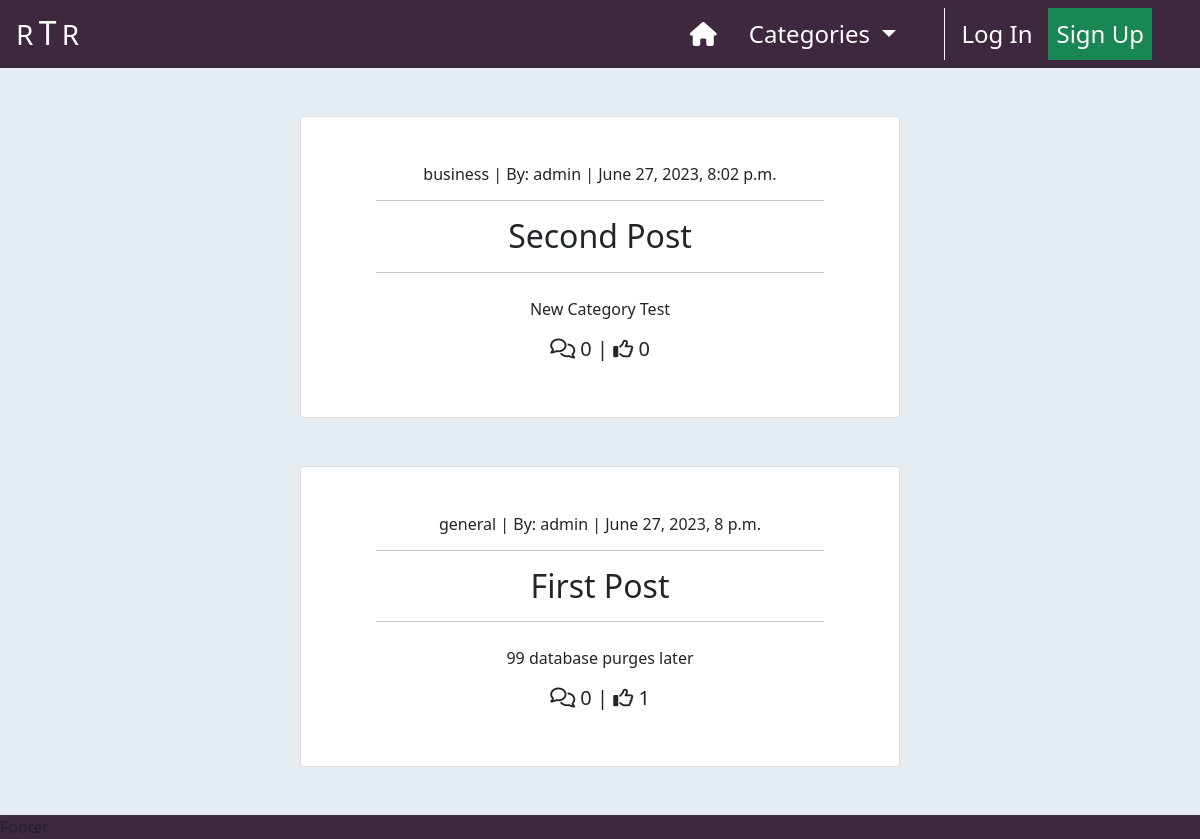
The app's page /, older data.
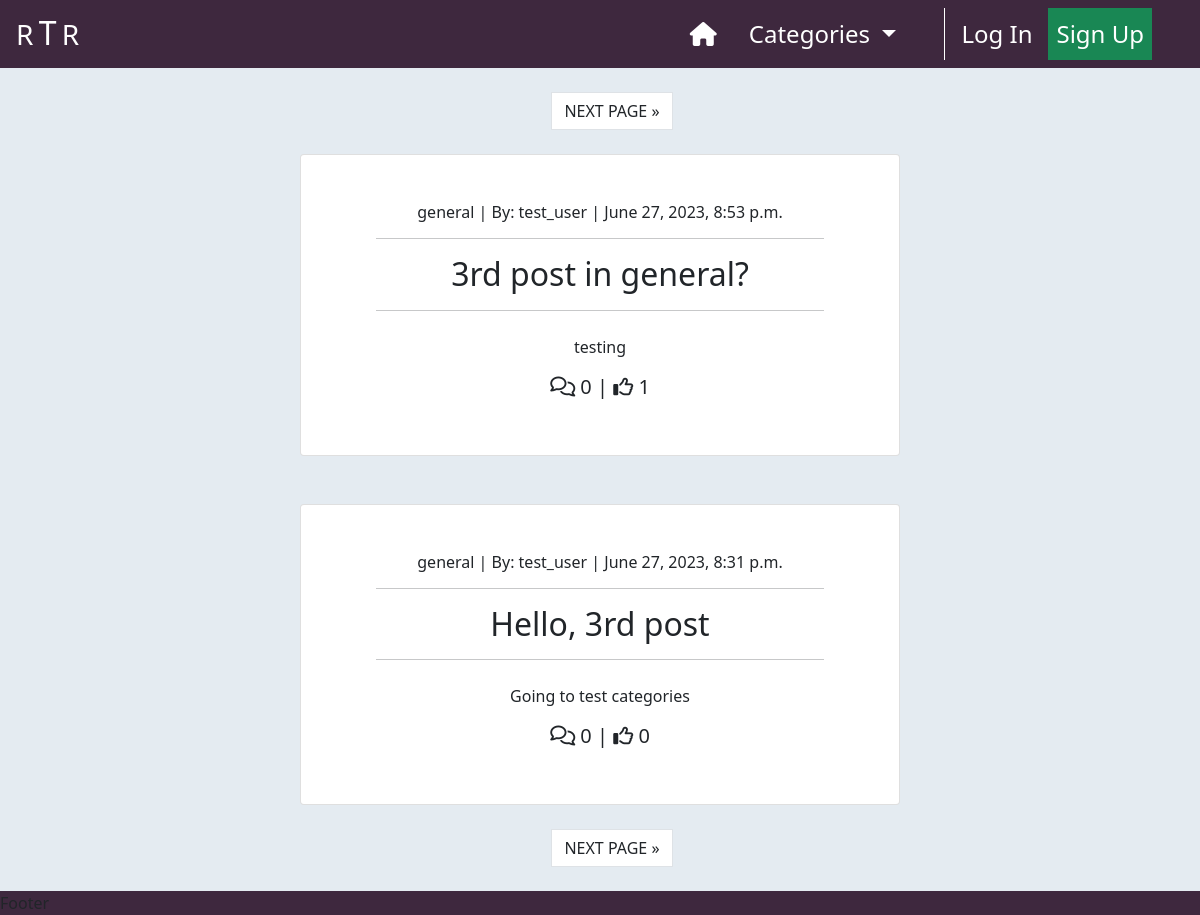
The same page, newer data.
### newssite/models.py (models this page shows, shortened)
class Post(models.Model):
    title = models.CharField(max_length=200, unique=True)
    slug = models.SlugField(max_length=200, unique=True, blank=True)
    author = models.ForeignKey(
        User,
        on_delete=models.CASCADE,
        related_name='posts'
    )
    updated_on_date = models.DateTimeField(auto_now=True)
    excerpt = models.TextField(max_length=300, blank=True)
    content = models.TextField()
    category = models.ForeignKey(
        Category,
        max_length=30,
        null=True,
        blank=True,
        on_delete=models.SET_NULL
    )
    featured_image = CloudinaryField('image', default='placeholder')
    created_on = models.DateTimeField(auto_now_add=True)
    status = models.IntegerField(choices=STATUS, default=1)
    likes = models.ManyToManyField(User, related_name='likes', blank=True)
    class Meta:
        ordering = ['-created_on']

class Category(models.Model):
    class Meta:
        verbose_name_plural = 'Categories'
    friendly_name = models.CharField(max_length=254)
    name = models.CharField(max_length=254, null=True, blank=True)
    def __str__(self):
        return self.name

### newssite/views.py (the view)
# urls.py: path('', views.PostList.as_view(), name="index"),
class PostList(ListView):
    model = Post
    ordering = ['-created_on']
    template_name = "newssite/index.html"
    paginate_by = 2
    def get_queryset(self):
        category = self.request.GET.get('category')
        if category is not None:
            return Post.objects.filter(
                    category=category
                   ).order_by('-created_on')
        else:
            return Post.objects.all().order_by('-created_on')
    def get_context_data(self, **kwargs):
        context = super().get_context_data(**kwargs)
        context["category"] = self.request.GET.get('category', None)
        return context

### newssite/context_processors.py (called while the page is built)
def categories(request):
    return {
        'categories': Category.objects.all()
    }

### newssite/templates/newssite/index.html (shortened to what this page needs)
{% extends "base.html" %}
{% load static %}
{% block content %}
    <div class="container-fluid p-0">
        {% if is_paginated %}
            <nav aria-label="Upper page navigation">
                <ul class="pagination justify-content-center mt-4">
                    {% if page_obj.has_next %}
                        <li>
                            <a href="?page={{ page_obj.next_page_number }}{% if category != None %}&category={{ category }}{% endif %}"
                               class="page-link text-dark ms-4">
                                NEXT PAGE &raquo;
                            </a>
                        </li>
                    {% endif %}
                </ul>
            </nav>
        {% endif %}
        <div class="row g-0">
            <div class="col-md-8 col-lg-6 offset-md-2 offset-lg-3 text-center">
                {% for post in post_list %}
                    <div class="card card-border {% if is_paginated and forloop.first %}
                                                    mt-2
                                                 {% else %}
                                                    mt-5
                                                {% endif %}
                                                {% if forloop.last and not is_paginated %}
                                                    mb-5
                                                {% endif %}">
                        <a href="{% url 'post_detail' post.slug %}"
                            class="post-detail-link d-block my-5 text-dark text-decoration-none">
                            <h6>{{ post.category.name }} | By: {{ post.author | safe }}
                                <span class="post-date"> | {{ post.created_on }}</span>
                            </h6>
                            <hr class="w-75" style="margin-left: 12.5%;">
                            <h2 class="card-title">
                                {{ post.title }}
                            </h2>
                            <hr class="w-75" style="margin-left: 12.5%;">
                            {% if post.excerpt %}
                                <p class="mt-4 mx-2">{{ post.excerpt }}</p>
                            {% endif %}
                            <h5>
                                <span><i class="fa-regular fa-comments"></i> {{ post.comments.count }}</span> |
                                <span><i class="fa-regular fa-thumbs-up"></i> {{ post.likes.count }}</span>
                            </h5>
                        </a>
                    </div>
                {% endfor %}
                {% if is_paginated %}
                    <nav aria-label="Upper page navigation">
                        <ul class="pagination justify-content-center mt-4 mb-4">
                            {% if page_obj.has_next %}
                                <li>
                                    <a href="?page={{ page_obj.next_page_number }}{% if category != None %}&category={{ category }}{% endif %}"
                                       class="page-link text-dark ms-4">
                                        NEXT PAGE &raquo;
                                    </a>
                                </li>
                            {% endif %}
                        </ul>
                    </nav>
                {% endif %}
            </div>
        </div>
    </div>
{% endblock %}

### templates/base.html (shortened to what this page needs)
{% load static %}
<!DOCTYPE html>
<html class="h-100 w-100" lang="en">
    <head>
        {% block corecss %}
            <link rel="stylesheet"
                  href="https://cdnjs.cloudflare.com/ajax/libs/font-awesome/5.15.3/css/all.min.css"
            >
            <link href="https://cdn.jsdelivr.net/npm/bootstrap@5.0.1/dist/css/bootstrap.min.css"
                  rel="stylesheet"
            >
            <link rel="stylesheet"
                  href="{% static 'css/base.css' %}"
            >
        {% endblock %}
    </head>
    <body class="h-100 w-100 d-flex flex-column bg-alice">
        <nav class="navbar navbar-expand-lg navbar-dark bg-purple">
            <a class="navbar-brand ms-3" href="{% url 'index' %}">
                <span class="fs-3 text-white">R</span>
                <h2 class="d-inline text-white">T</h2>
                <span class="fs-3 text-white me-5">R</span>
            </a>
            <div class="collapse navbar-collapse" id="navbarNavDropdown">
              <ul class="navbar-nav ms-auto me-5">
                <li class="nav-item">
                  <a class="nav-link ms-2 me-2 text-white fs-4"
                     href="{% url 'index' %}">
                    <i class="fa-solid fa-house" style="color: #ffffff;"></i>
                  </a>
                </li>
                <li class="nav-item dropdown">
                  <a class="nav-link dropdown-toggle ms-2 me-2 text-white fs-4"
                     href="#"
                     id="categories-dropdown" data-bs-toggle="dropdown"
                     aria-haspopup="true" aria-expanded="false">
                    Categories
                  </a>
                </li>
                <li class="nav-item active">
                  <a class="nav-link ms-2 text-white fs-4 me-2" href="#">
                  </a>
                </li>
                {% if user.is_authenticated %}
                  <li class="nav-item">
                    <a class="nav-link ms-2 me-2 text-white fs-4"
                       href="{% url 'create_post' %}">
                      <i class="fa-sharp fa-solid fa-pen-nib" style="color: #ffffff;"></i>
                      Create Post
                    </a>
                  </li>
                  <li class="nav-item dropdown">
                    <a class="nav-link dropdown-toggle ms-2 text-white fs-4" href="#"
                       id="userDropDown" data-bs-toggle="dropdown"
                       aria-haspopup="true" aria-expanded="false">
                      <i class="fa-solid fa-user" style="color: #ffffff;"></i>
                      {{ user.username }}
                    </a>
                    <div class="dropdown-menu p-0 border-0 m-0 bg-purple" aria-labelledby="userDropDown">
                      <a class="dropdown-item bg-purple text-white fs-5" href="{% url 'profile' %}">
                        Profile
                      </a>
                      <a class="dropdown-item bg-purple text-white fs-5" href="">
                        User Settings
                      </a>
                      <a class="dropdown-item bg-purple text-white fs-5" href="{% url 'account_logout' %}">
                        Log Out
                      </a>
                    </div>
                  </li>
                {% else %}
                  <li class="nav-item ml-auto">
                    <a class="nav-link fs-4 ms-2 text-white"
                       href="{% url 'account_login' %}">
                       Log In
                    </a>
                  </li>
                  <li class="nav-item">
                    <a class="nav-link fs-4 ms-2 text-white btn-success"
                       href="{% url 'account_signup' %}">
                      Sign Up
                    </a>
                  </li>
                {% endif %}
              </ul>
            </div>
          </nav>
        {% block content %}
        {% endblock content %}
        <footer class="mt-auto w-100 bg-purple">
        </footer>
    </body>
</html>

### static/css/base.css (style rules this page uses)
.bg-alice { background-color: #E4EBF1; }
.bg-purple { background-color: #3E283E; }

Row changes from the older to the newer data that the page shows:
no longer on this page (row unchanged): Post: category.name "business", author "admin", created_on "June 27, 2023, 8:02 p.m.", title "Second Post", excerpt "New Category Test", comments.count "0", likes.count "0"
no longer on this page (row unchanged): Post: category.name "general", author "admin", created_on "June 27, 2023, 8 p.m.", title "First Post", excerpt "99 database purges later", comments.count "0", likes.count "1"
added Post: category.name "general", author "test_user", created_on "June 27, 2023, 8:53 p.m.", title "3rd post in general?", excerpt "testing", comments.count "0", likes.count "1"
added Post: category.name "general", author "test_user", created_on "June 27, 2023, 8:31 p.m.", title "Hello, 3rd post", excerpt "Going to test categories", comments.count "0", likes.count "0"
Text that changed along with them:
text now shown: "NEXT PAGE » NEXT PAGE »"
